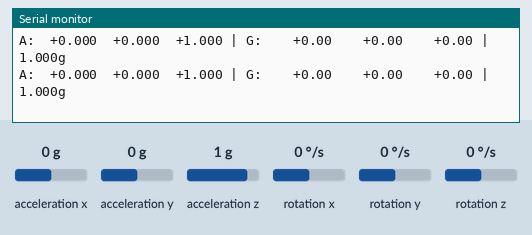
The sketch below on a simulated ESP32. Shown: the last lines printed to the serial monitor. Wiring (inferred from the names in the program): MPU-6050 motion sensor at I2C address 0x69. The test bench sets the inputs (shaded band); at power-on: acceleration x 0 g, acceleration y 0 g, rotation x 0 °/s, acceleration z 1 g, rotation y 0 °/s, rotation z 0 °/s.

Above: at 2.9 s.
3.0 s: acceleration x set to -1.4 g
At 3.1 s:
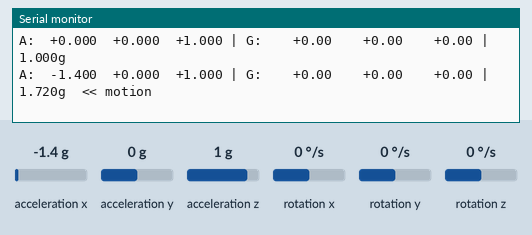
5.0 s: acceleration y set to -1.4 g
At 5.16 s:
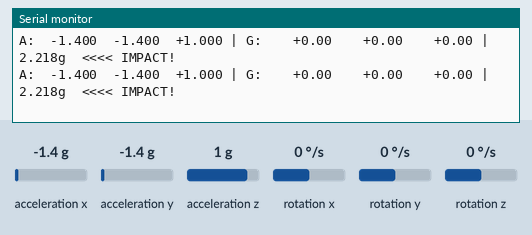
6.9 s: rotation x set to -192 °/s
At 6.91 s:
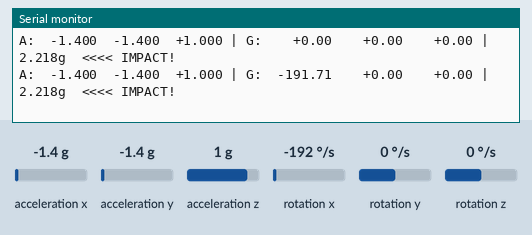
8.8 s: acceleration z set to 0 g
At 8.87 s:
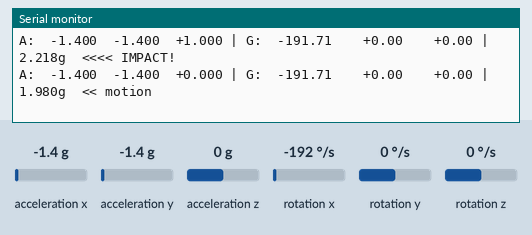
10.7 s: rotation y set to -192 °/s
At 10.73 s:
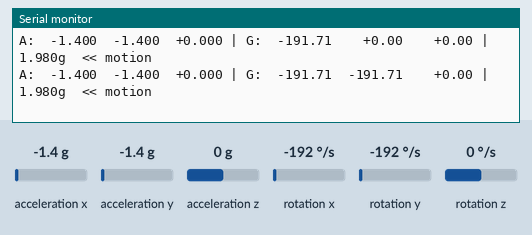
12.6 s: rotation z set to -192 °/s
At 12.68 s:
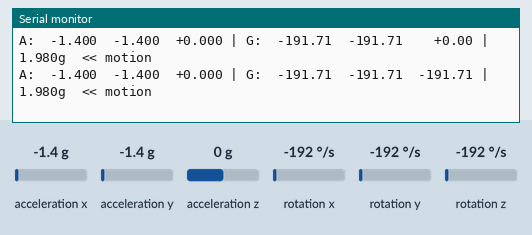

Measured:
- after the input at 3.0 s, the serial monitor: prints a new line after 0.09 s (image 1)
- after the input at 5.0 s, the serial monitor: prints a new line after 0.05 s (image 2)
- after the input at 6.9 s, the serial monitor: prints a new line at once (image 3)
- after the input at 8.8 s, the serial monitor: prints a new line after 0.07 s (image 4)
- after the input at 10.7 s, the serial monitor: prints a new line at once (image 5)
- after the input at 12.6 s, the serial monitor: prints a new line after 0.08 s (image 6)

The sketch:

SensorDiagnostic.ino
```cpp
// SensorDiagnostic.ino — ESP32 + MPU6050 hardware diagnostic sketch
// Upload this INSTEAD of BoxedUp.ino to debug wiring/sensor issues.
// Open Serial Monitor at 115200 baud to see results.
//
// Checks performed:
// 1. I2C bus scan (finds all devices on the bus)
// 2. MPU6050 WHO_AM_I register read (should return 0x68)
// 3. Power management register check (is the sensor sleeping?)
// 4. Raw 6-axis data continuous read (verify values change when moved)
// 5. Connection quality (repeated reads to detect intermittent failures)

#include <Wire.h>

// MPU6050 registers
#define MPU6050_ADDR        0x68
#define MPU6050_ADDR_ALT    0x69   // If AD0 pin is HIGH
#define REG_WHO_AM_I        0x75
#define REG_PWR_MGMT_1      0x6B
#define REG_PWR_MGMT_2      0x6C
#define REG_ACCEL_XOUT_H    0x3B
#define REG_ACCEL_CONFIG     0x1C
#define REG_GYRO_CONFIG      0x1B
#define REG_INT_STATUS       0x3A
#define REG_SIGNAL_PATH_RESET 0x68

// Pins
#define SDA_PIN 21
#define SCL_PIN 22

uint8_t detectedAddr = 0;

void setup() {
    Serial.begin(115200);
    delay(1000);

    Serial.println();
    Serial.println("==============================================");
    Serial.println("  BoxedUp Sensor Diagnostic Tool");
    Serial.println("  ESP32 + MPU6050 Hardware Debug");
    Serial.println("==============================================");
    Serial.println();

    // --- TEST 1: I2C Bus Init ---
    Serial.println("[TEST 1] I2C Bus Initialization");
    Serial.printf("  SDA pin: GPIO%d\n", SDA_PIN);
    Serial.printf("  SCL pin: GPIO%d\n", SCL_PIN);
    Wire.begin(SDA_PIN, SCL_PIN);
    Wire.setClock(100000);  // Start slow for reliability
    Serial.println("  I2C bus initialized at 100kHz");
    Serial.println("  PASS");
    Serial.println();

    // --- TEST 2: I2C Bus Scan ---
    Serial.println("[TEST 2] I2C Bus Scan (checking all addresses 0x01-0x7F)");
    int devicesFound = 0;
    for (uint8_t addr = 1; addr < 127; addr++) {
        Wire.beginTransmission(addr);
        uint8_t error = Wire.endTransmission();
        if (error == 0) {
            Serial.printf("  Found device at 0x%02X", addr);
            if (addr == MPU6050_ADDR) {
                Serial.print(" <-- MPU6050 (AD0=LOW)");
                detectedAddr = addr;
            } else if (addr == MPU6050_ADDR_ALT) {
                Serial.print(" <-- MPU6050 (AD0=HIGH)");
                detectedAddr = addr;
            }
            Serial.println();
            devicesFound++;
        } else if (error == 4) {
            Serial.printf("  ERROR at 0x%02X (unknown error)\n", addr);
        }
    }

    if (devicesFound == 0) {
        Serial.println("  FAIL — No I2C devices found!");
        Serial.println();
        Serial.println("  TROUBLESHOOTING:");
        Serial.println("  1. Check VCC: MPU6050 VCC -> ESP32 3V3 (NOT 5V if using 3.3V board)");
        Serial.println("  2. Check GND: MPU6050 GND -> ESP32 GND");
        Serial.println("  3. Check SDA: MPU6050 SDA -> ESP32 GPIO21");
        Serial.println("  4. Check SCL: MPU6050 SCL -> ESP32 GPIO22");
        Serial.println("  5. Check for loose jumper wires / bad breadboard connections");
        Serial.println("  6. Check for bent pins on MPU6050 module");
        Serial.println("  7. Try a different breadboard row");
        Serial.println("  8. Measure 3.3V with multimeter on MPU6050 VCC pin");
        Serial.println();
        Serial.println("=== DIAGNOSTIC STOPPED — Fix wiring first ===");
        while (true) { delay(10000); }
    }

    Serial.printf("  Found %d device(s)\n", devicesFound);
    if (detectedAddr == 0) {
        Serial.println("  WARNING: Found device(s) but not at MPU6050 address (0x68 or 0x69)");
        Serial.println("  Check AD0 pin: should be connected to GND for address 0x68");
        Serial.println("=== DIAGNOSTIC STOPPED ===");
        while (true) { delay(10000); }
    }
    Serial.println("  PASS");
    Serial.println();

    // --- TEST 3: WHO_AM_I Register ---
    Serial.println("[TEST 3] MPU6050 WHO_AM_I Register");
    uint8_t whoAmI = readRegister(detectedAddr, REG_WHO_AM_I);
    Serial.printf("  WHO_AM_I value: 0x%02X (expected 0x68 for MPU6050, 0x72 for MPU6050C)\n", whoAmI);
    if (whoAmI == 0x68 || whoAmI == 0x72 || whoAmI == 0x70) {
        Serial.println("  PASS — MPU6050 identity confirmed");
    } else if (whoAmI == 0xFF || whoAmI == 0x00) {
        Serial.println("  FAIL — Got 0xFF/0x00, sensor likely not responding");
        Serial.println("  This usually means wiring is connected but sensor is dead or damaged");
    } else {
        Serial.printf("  WARNING — Unexpected value 0x%02X (may be a compatible sensor)\n", whoAmI);
    }
    Serial.println();

    // --- TEST 4: Power Management ---
    Serial.println("[TEST 4] Power Management Check");
    uint8_t pwr1 = readRegister(detectedAddr, REG_PWR_MGMT_1);
    Serial.printf("  PWR_MGMT_1: 0x%02X\n", pwr1);
    if (pwr1 & 0x40) {
        Serial.println("  Sensor is in SLEEP mode — waking it up...");
        writeRegister(detectedAddr, REG_PWR_MGMT_1, 0x00);
        delay(100);
        pwr1 = readRegister(detectedAddr, REG_PWR_MGMT_1);
        Serial.printf("  PWR_MGMT_1 after wake: 0x%02X\n", pwr1);
    }
    if (pwr1 & 0x80) {
        Serial.println("  DEVICE RESET bit is set — resetting...");
        writeRegister(detectedAddr, REG_PWR_MGMT_1, 0x80);
        delay(200);
        writeRegister(detectedAddr, REG_PWR_MGMT_1, 0x00);
        delay(100);
    }
    Serial.println("  Sensor is AWAKE");
    uint8_t pwr2 = readRegister(detectedAddr, REG_PWR_MGMT_2);
    Serial.printf("  PWR_MGMT_2: 0x%02X (0x00 = all axes enabled)\n", pwr2);
    Serial.println("  PASS");
    Serial.println();

    // --- TEST 5: Sensor Configuration ---
    Serial.println("[TEST 5] Sensor Configuration");
    // Set ±8g accel, ±1000°/s gyro to match BoxedUp firmware
    writeRegister(detectedAddr, REG_ACCEL_CONFIG, 0x10);  // ±8g
    writeRegister(detectedAddr, REG_GYRO_CONFIG, 0x10);    // ±1000°/s
    delay(10);
    uint8_t accelCfg = readRegister(detectedAddr, REG_ACCEL_CONFIG);
    uint8_t gyroCfg = readRegister(detectedAddr, REG_GYRO_CONFIG);
    Serial.printf("  ACCEL_CONFIG: 0x%02X (expected 0x10 for ±8g)\n", accelCfg);
    Serial.printf("  GYRO_CONFIG:  0x%02X (expected 0x10 for ±1000°/s)\n", gyroCfg);
    Serial.println("  PASS");
    Serial.println();

    // --- TEST 6: Stability Test (20 rapid reads) ---
    Serial.println("[TEST 6] I2C Stability Test (20 rapid reads)");
    int failures = 0;
    for (int i = 0; i < 20; i++) {
        uint8_t val = readRegister(detectedAddr, REG_WHO_AM_I);
        if (val != whoAmI) {
            failures++;
            Serial.printf("  Read %d: got 0x%02X (expected 0x%02X) — MISMATCH\n", i, val, whoAmI);
        }
    }
    if (failures == 0) {
        Serial.println("  20/20 reads consistent — PASS");
    } else {
        Serial.printf("  %d/20 reads failed — INTERMITTENT CONNECTION\n", failures);
        Serial.println("  Check for loose wires, bad solder joints, or long jumper wires");
    }
    Serial.println();

    // --- TEST 7: Raw Data Sanity Check ---
    Serial.println("[TEST 7] Raw Sensor Data Sanity Check");
    Serial.println("  Reading 10 samples at rest...");
    int16_t restAx[10], restAy[10], restAz[10];
    int16_t restGx[10], restGy[10], restGz[10];
    bool readErrors = false;

    for (int i = 0; i < 10; i++) {
        if (!readMotion6(detectedAddr, restAx[i], restAy[i], restAz[i], restGx[i], restGy[i], restGz[i])) {
            readErrors = true;
            Serial.printf("  Sample %d: READ FAILED\n", i);
        }
        delay(50);
    }

    if (readErrors) {
        Serial.println("  FAIL — Could not read sensor data");
        Serial.println("  Sensor responds to WHO_AM_I but data registers fail");
        Serial.println("  Try: power cycle the ESP32 and sensor");
    } else {
        // Check accelerometer — at rest, one axis should show ~±4096 (1g at ±8g range)
        int16_t avgAx=0, avgAy=0, avgAz=0;
        for (int i = 0; i < 10; i++) {
            avgAx += restAx[i]/10; avgAy += restAy[i]/10; avgAz += restAz[i]/10;
        }

        float gMag = sqrt((float)avgAx*avgAx + (float)avgAy*avgAy + (float)avgAz*avgAz) / 4096.0;
        Serial.printf("  Avg Accel (raw): X=%d  Y=%d  Z=%d\n", avgAx, avgAy, avgAz);
        Serial.printf("  Gravity magnitude: %.2fg (expected ~1.00g)\n", gMag);

        if (gMag < 0.5 || gMag > 1.5) {
            Serial.println("  WARNING — Gravity reading out of range");
            if (gMag < 0.1) {
                Serial.println("  All axes near zero — sensor may be stuck/dead");
            }
        } else {
            Serial.println("  Gravity check PASS");
        }

        // Check if all values are identical (stuck sensor)
        bool allSame = true;
        for (int i = 1; i < 10; i++) {
            if (restAx[i] != restAx[0] || restAy[i] != restAy[0] || restAz[i] != restAz[0]) {
                allSame = false;
                break;
            }
        }
        if (allSame) {
            Serial.println("  WARNING — All 10 samples identical! Sensor may be frozen");
        } else {
            Serial.println("  Values vary across samples — sensor is alive");
        }

        // Check gyro at rest — should be near zero
        int16_t avgGx=0, avgGy=0, avgGz=0;
        for (int i = 0; i < 10; i++) {
            avgGx += restGx[i]/10; avgGy += restGy[i]/10; avgGz += restGz[i]/10;
        }
        float gyroDrift = sqrt((float)avgGx*avgGx + (float)avgGy*avgGy + (float)avgGz*avgGz);
        Serial.printf("  Avg Gyro (raw):  X=%d  Y=%d  Z=%d\n", avgGx, avgGy, avgGz);
        Serial.printf("  Gyro drift magnitude: %.0f (should be <500 at rest)\n", gyroDrift);
        if (gyroDrift > 500) {
            Serial.println("  WARNING — High gyro drift at rest, possible sensor issue");
        } else {
            Serial.println("  Gyro at rest PASS");
        }
    }

    Serial.println();
    Serial.println("==============================================");
    Serial.println("  DIAGNOSTIC SUMMARY");
    Serial.println("==============================================");
    Serial.printf("  I2C Address: 0x%02X\n", detectedAddr);
    Serial.printf("  WHO_AM_I:    0x%02X\n", whoAmI);
    Serial.printf("  I2C Stability: %d/20 errors\n", failures);
    Serial.println("==============================================");
    Serial.println();
    Serial.println("Starting continuous data stream...");
    Serial.println("Move the sensor to verify axes respond.");
    Serial.println("Format: accX accY accZ | gyroX gyroY gyroZ | mag(g)");
    Serial.println("---");

    // Switch to 400kHz for streaming
    Wire.setClock(400000);
}

void loop() {
    int16_t ax, ay, az, gx, gy, gz;

    if (readMotion6(detectedAddr, ax, ay, az, gx, gy, gz)) {
        float fax = ax / 4096.0;
        float fay = ay / 4096.0;
        float faz = az / 4096.0;
        float frx = gx / 32.8;
        float fry = gy / 32.8;
        float frz = gz / 32.8;
        float mag = sqrt(fax*fax + fay*fay + faz*faz);

        Serial.printf("A: %+7.3f %+7.3f %+7.3f | G: %+8.2f %+8.2f %+8.2f | %.3fg",
                       fax, fay, faz, frx, fry, frz, mag);

        // Visual bar for magnitude
        if (mag > 2.0) {
            Serial.print("  <<<< IMPACT!");
        } else if (mag > 1.5) {
            Serial.print("  << motion");
        }
        Serial.println();
    } else {
        Serial.println("READ ERROR — check wiring!");
    }

    delay(100);  // 10 Hz for readable serial output
}

// --- Helper Functions ---

uint8_t readRegister(uint8_t addr, uint8_t reg) {
    Wire.beginTransmission(addr);
    Wire.write(reg);
    if (Wire.endTransmission(false) != 0) return 0xFF;
    Wire.requestFrom(addr, (uint8_t)1);
    if (Wire.available()) return Wire.read();
    return 0xFF;
}

void writeRegister(uint8_t addr, uint8_t reg, uint8_t value) {
    Wire.beginTransmission(addr);
    Wire.write(reg);
    Wire.write(value);
    Wire.endTransmission();
}

bool readMotion6(uint8_t addr, int16_t &ax, int16_t &ay, int16_t &az,
                 int16_t &gx, int16_t &gy, int16_t &gz) {
    Wire.beginTransmission(addr);
    Wire.write(REG_ACCEL_XOUT_H);
    if (Wire.endTransmission(false) != 0) return false;

    Wire.requestFrom(addr, (uint8_t)14);
    if (Wire.available() < 14) return false;

    ax = (Wire.read() << 8) | Wire.read();
    ay = (Wire.read() << 8) | Wire.read();
    az = (Wire.read() << 8) | Wire.read();
    Wire.read(); Wire.read();  // skip temperature
    gx = (Wire.read() << 8) | Wire.read();
    gy = (Wire.read() << 8) | Wire.read();
    gz = (Wire.read() << 8) | Wire.read();
    return true;
}
```
